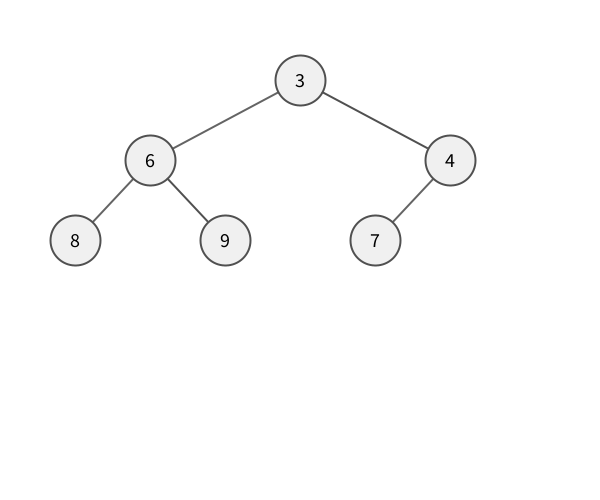
Frame 1 (no input)
Frame 60 (the mouse pressed at the canvas centre just before this capture): identical to frame 1, image omitted
Frame 120 (the mouse held since frame 60 and released just before this capture): identical to frame 1, image omitted

The Processing sketch that drew this single still picture (run headless with seeded random() and noise(); from frame 60 on, the mouse is pressed at the canvas centre):

// Processing sketch: Heap
// ── Heap.pde
// 이진 트리 노드 클래스 정의
class Node {
  int value;
  Node left;
  Node right;

  Node(int val) {
    this.value = val;
    this.left = null;
    this.right = null;
  }
}

Node root;

void setup() {
  size(600, 500);
  
  // 이미지에 보이는 트리의 노드 생성 및 연결
  //         3
  //       /   \
  //      6     4
  //     / \   /
  //    8   9 7
  
  root = new Node(3);
  root.left = new Node(6);
  root.right = new Node(4);
  
  root.left.left = new Node(8);
  root.left.right = new Node(9);
  
  root.right.left = new Node(7);

  // 콘솔에 순회 결과 출력
  println("--- 트리 순회 결과 ---");
  print("전위 순회 (Preorder) : ");
  preorder(root);
  println();

  print("중위 순회 (Inorder)  : ");
  inorder(root);
  println();

  print("후위 순회 (Postorder): ");
  postorder(root);
  println();
}

void draw() {
  background(255);
  
  // 트리를 시각적으로 그리기 (X, Y 위치 및 레벨 간격 지정)
  drawTree(root, width / 2, 80, width / 4);
}

// 트리 그래픽 그리기 함수
void drawTree(Node node, float x, float y, float xOffset) {
  if (node == null) return;

  stroke(100);
  strokeWeight(2);

  // 왼쪽 자식이 있으면 선 연결
  if (node.left != null) {
    line(x, y, x - xOffset, y + 80);
    drawTree(node.left, x - xOffset, y + 80, xOffset / 2);
  }

  // 오른쪽 자식이 있으면 선 연결
  if (node.right != null) {
    line(x, y, x + xOffset, y + 80);
    drawTree(node.right, x + xOffset, y + 80, xOffset / 2);
  }

  // 노드 원 그리기
  fill(240);
  stroke(80);
  ellipse(x, y, 50, 50);

  // 노드 값 텍스트 출력
  fill(0);
  textAlign(CENTER, CENTER);
  textSize(20);
  text(node.value, x, y);
}

// 전위 순회 (Root -> Left -> Right)
void preorder(Node node) {
  if (node != null) {
    print(node.value + " ");
    preorder(node.left);
    preorder(node.right);
  }
}

// 중위 순회 (Left -> Root -> Right)
void inorder(Node node) {
  if (node != null) {
    inorder(node.left);
    print(node.value + " ");
    inorder(node.right);
  }
}

// 후위 순회 (Left -> Right -> Root)
void postorder(Node node) {
  if (node != null) {
    postorder(node.left);
    postorder(node.right);
    print(node.value + " ");
  }
}
